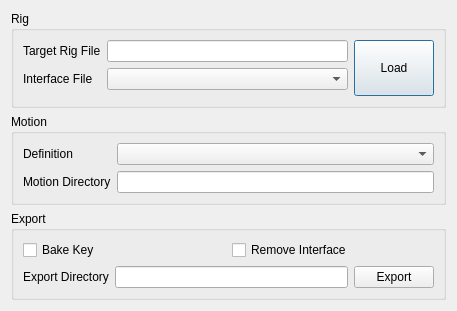
<?xml version="1.0" encoding="UTF-8"?>
<ui version="4.0">
 <class>Dialog</class>
 <widget class="QDialog" name="Dialog">
  <property name="geometry">
   <rect>
    <x>0</x>
    <y>0</y>
    <width>457</width>
    <height>271</height>
   </rect>
  </property>
  <property name="windowTitle">
   <string>Dialog</string>
  </property>
  <layout class="QVBoxLayout" name="verticalLayout">
   <item>
    <widget class="QGroupBox" name="groupBox">
     <property name="title">
      <string>Rig</string>
     </property>
     <layout class="QGridLayout" name="gridLayout">
      <item row="0" column="0">
       <widget class="QLabel" name="label">
        <property name="text">
         <string>Target Rig File</string>
        </property>
       </widget>
      </item>
      <item row="0" column="1">
       <widget class="QLineEdit" name="target_rig_file_lineEdit"/>
      </item>
      <item row="1" column="0">
       <widget class="QLabel" name="label_5">
        <property name="text">
         <string>Interface File</string>
        </property>
       </widget>
      </item>
      <item row="1" column="1">
       <widget class="QComboBox" name="interface_comboBox"/>
      </item>
      <item row="0" column="2" rowspan="3">
       <widget class="QPushButton" name="load_rig_pushButton">
        <property name="sizePolicy">
         <sizepolicy hsizetype="Minimum" vsizetype="Minimum">
          <horstretch>0</horstretch>
          <verstretch>0</verstretch>
         </sizepolicy>
        </property>
        <property name="text">
         <string>Load</string>
        </property>
       </widget>
      </item>
     </layout>
    </widget>
   </item>
   <item>
    <widget class="QGroupBox" name="groupBox_2">
     <property name="title">
      <string>Motion</string>
     </property>
     <layout class="QGridLayout" name="gridLayout_2">
      <item row="1" column="1">
       <widget class="QLineEdit" name="motion_directory_lineEdit"/>
      </item>
      <item row="0" column="1">
       <widget class="QComboBox" name="motion_definition_comboBox"/>
      </item>
      <item row="1" column="0">
       <widget class="QLabel" name="label_4">
        <property name="text">
         <string>Motion Directory</string>
        </property>
       </widget>
      </item>
      <item row="0" column="0">
       <widget class="QLabel" name="label_6">
        <property name="text">
         <string>Definition</string>
        </property>
       </widget>
      </item>
     </layout>
    </widget>
   </item>
   <item>
    <widget class="QGroupBox" name="groupBox_3">
     <property name="title">
      <string>Export</string>
     </property>
     <layout class="QGridLayout" name="gridLayout_3">
      <item row="1" column="0">
       <widget class="QLabel" name="label_7">
        <property name="text">
         <string>Export Directory</string>
        </property>
       </widget>
      </item>
      <item row="1" column="1">
       <widget class="QLineEdit" name="export_directory_lineEdit"/>
      </item>
      <item row="1" column="2">
       <widget class="QPushButton" name="export_pushButton">
        <property name="text">
         <string>Export</string>
        </property>
       </widget>
      </item>
      <item row="0" column="0" colspan="3">
       <layout class="QHBoxLayout" name="horizontalLayout">
        <item>
         <widget class="QCheckBox" name="bake_key_checkBox">
          <property name="text">
           <string>Bake Key</string>
          </property>
         </widget>
        </item>
        <item>
         <widget class="QCheckBox" name="remove_interface_checkBox">
          <property name="text">
           <string>Remove Interface</string>
          </property>
         </widget>
        </item>
       </layout>
      </item>
     </layout>
    </widget>
   </item>
   <item>
    <spacer name="verticalSpacer">
     <property name="orientation">
      <enum>Qt::Vertical</enum>
     </property>
     <property name="sizeHint" stdset="0">
      <size>
       <width>20</width>
       <height>40</height>
      </size>
     </property>
    </spacer>
   </item>
  </layout>
 </widget>
 <resources/>
 <connections/>
</ui>
